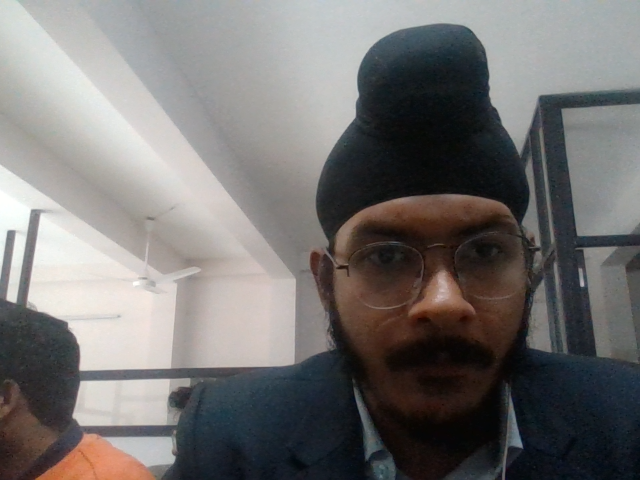
#> input picture dataset/Pavit/00000.png, 640 x 480 px, given in place of the camera
$ python build_face_dataset.py
#> lines starting #> are read from the running program, lines starting #| are printed output that depends on the picture

# import the necessary packages
from imutils.video import VideoStream
import argparse
import imutils
import time
import cv2
import os


# load OpenCV's Haar cascade for face detection from disk
detector = cv2.CascadeClassifier("haarcascade_frontalface_default.xml")

# initialize the video stream, allow the camera sensor to warm up,
# and initialize the total number of example faces written to disk
# thus far
print("[INFO] starting video stream...")
vs = VideoStream(src=0).start()
# vs = VideoStream(usePiCamera=True).start()
time.sleep(2.0)
total = 0

# loop over the frames from the video stream
while True:
	# grab the frame from the threaded video stream, clone it, (just
	# in case we want to write it to disk), and then resize the frame
	# so we can apply face detection faster
	frame = vs.read()
#> frame is the input picture: shape (480, 640, 3); mean B, G, R 113.3, 114.4, 116.8
	orig = frame.copy()
	frame = imutils.resize(frame, width=400)
#> frame: shape (300, 400, 3)

	# detect faces in the grayscale frame
	rects = detector.detectMultiScale(
		cv2.cvtColor(frame, cv2.COLOR_BGR2GRAY), scaleFactor=1.1,
		minNeighbors=5, minSize=(30, 30))
#> rects = [[186, 96, 175, 175]]

	# loop over the face detections and draw them on the frame
	for (x, y, w, h) in rects:
		cv2.rectangle(frame, (x, y), (x + w, y + h), (0, 255, 0), 2)
#> this loop made 1 pass
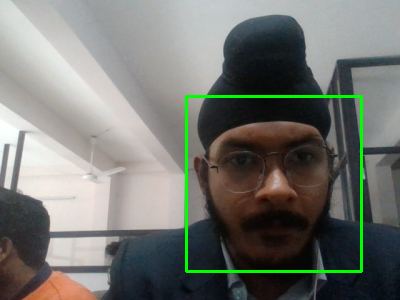
#> frame: shape (300, 400, 3); mean B, G, R 112.1, 117.8, 115.7

	# show the output frame
	cv2.imshow("Frame", frame)
	key = cv2.waitKey(1) & 0xFF
#> (key q is pressed here)

	# if the `k` key was pressed, write the *original* frame to disk
	# so we can later process it and use it for face recognition
	if key == ord("k"):
		p = os.path.sep.join(["dataset/pavit", "{}.png".format(
			str(total).zfill(5))])
		cv2.imwrite(p, orig)
		total += 1

	# if the `q` key was pressed, break from the loop
	elif key == ord("q"):
		break

# do a bit of cleanup
print("[INFO] {} face images stored".format(total))
print("[INFO] cleaning up...")
cv2.destroyAllWindows()
vs.stop()
